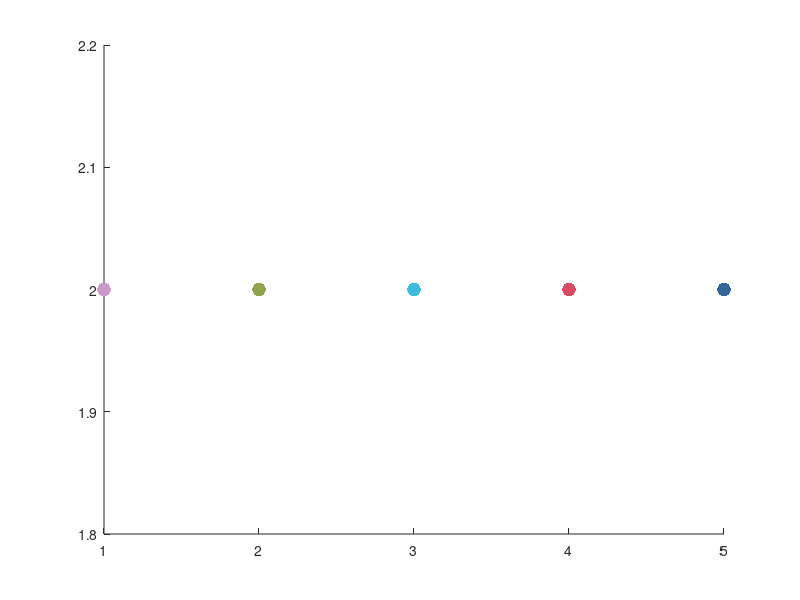

The MATLAB script that drew this image: (Note: this script raises an error after producing the figure.)
%% MTL - PFC publication figures 

%description of the general data set 


%% set environment

%figures should not be docked: 
set(0, 'defaultfigurewindowstyle', 'normal')
%local paths: 

%edit here for local file paths: 
codePre = 'G:\My Drive\GitHub\';
datPre = 'R:\MSS\Johnson_Lab\dtf8829\Pubdat\';
figDat = datPre;
figSavePath = 'R:\MSS\Johnson_Lab\dtf8829\Pubdat\FiguresOut\';

% set paths

addpath(genpath([codePre 'HpcAccConnectivityProject']))
% addpath([codePre 'myFrequentUse'])
% addpath([codePre 'subNetworkDynamics'])
addpath([codePre 'myFrequentUse/export_fig_repo'])
% addpath([codePre 'fieldtrip-20230118'])
% ft_defaults;
regions = {'acc', 'dlPFC', 'hip', 'mtl',  'pPFC'}; 




%% set graphical parameters: 

hitCol = [88, 113, 206] ./ 256; 
missCol = [240, 172, 99] ./ 256; 
sigCol = [.5,.5,.5]; 
sigAlpha = .3; 
errAlpha = .2; 

regColors = [[204, 153, 204]', ...%ACC: dusky pink
             [145, 162, 80]', ... %dlPFC: light forest green
             [61, 187, 218]', ... %hip light blue
             [214, 77, 97]',...   %parahip: dark pink
             [51, 102, 153]']' ./ 255; %polarPFC: dark blue
            

keyRegIdx = [1,2,3,4,5]; 

b2w2r = [[linspace(0,255,128)'; linspace(255,0,128)'], ...
    [linspace(0,255,128)'; linspace(255,0,128)'], [linspace(0,255,128)';...
    linspace(255,0,128)']]/255;
b2w2r(129:end, 1) = 1; 
b2w2r(1:128, 3) = 1; 

linWid = 5; 

%color anchors for custom color map
s = [12, 61, 74]; 
m = [171,189,154]; 
e = [255, 255, 46]; 

s2w2y = [[linspace(s(1),m(1),128)'; linspace(m(1),e(1),128)'], ...
         [linspace(s(2),m(2),128)'; linspace(m(2),e(2),128)'], ...
         [linspace(s(3),m(3),128)'; linspace(m(3),e(3),128)'], ...
         ] / 255;

%color anchors for custom color map
s = [85,25,86];
m = [186,21,77]; 
e = [249,205,15]; 

purpleYellow = [[linspace(s(1),m(1),128)'; linspace(m(1),e(1),128)'], ...
         [linspace(s(2),m(2),128)'; linspace(m(2),e(2),128)'], ...
         [linspace(s(3),m(3),128)'; linspace(m(3),e(3),128)'], ...
         ] / 255;


phaseVals = {'sub', 'ret'}; 

figure
hold on 
for ii = 1:5
    scatter(ii, 2, 100, regColors(ii,:), 'filled')
    text(ii, 2.5, regions{ii})

end




%% Figure 4A-D which frequencies have the most connectivity? and when? 
allConnections2 = load([datPre 'HFBConnections.mat']).allConnections2;
allConnections = load([datPre 'imageConnections.mat']).allConnections;
%connections relative to HFB by frequency: 
pVals = squeeze(allConnections2(keyRegIdx, keyRegIdx, :, :, 4, :)); 
pVals = squeeze(sum(pVals<.05, [1,2])); 

figure('visible', false, 'position', [0,0,600,600])
 
yline(0, 'color', 'k', 'linewidth', linWid)
   
encSpect = sum(pVals(:,:,1), 1) ./ 41 ./ 25; 

y = encSpect; 
plot( y, 'color', 'red', 'linewidth', 4)
hold on   
    
retSpect = sum(pVals(:,:,2), 1) ./ 41 ./ 25;

y =retSpect;  
plot( y, 'color', 'blue', 'linewidth', 4)
ylim([0, .08])
xticks([1:4:20])
xticklabels(round(curDat.frex([1:4:20])))
set(gcf,'color','w');
box off;
ax=gca;ax.LineWidth=4;
export_fig([figSavePath  'Fig4A_' 'CountSigConnections_byFrex_' ...
     '_HFBLocked.jpg'], '-r300')



%connections relative to image by frequency: 
pVals = squeeze(allConnections(keyRegIdx, keyRegIdx, :, :, 4, :)); 
pVals = squeeze(sum(pVals<.05, [1,2])); 

figure('visible', false, 'position', [0,0,600,600])
 
yline(0, 'color', 'k', 'linewidth', linWid)
   
encSpect = sum(pVals(:,:,1), 1) ./ 139 ./ 25; 

y = encSpect; 
plot( y, 'color', 'red', 'linewidth', 4)
hold on   
    
retSpect = sum(pVals(:,:,2), 1) ./ 139 ./ 25;

y =retSpect;  
plot( y, 'color', 'blue', 'linewidth', 4)
ylim([0, .08])
xticks([1:4:20])
xticklabels(round(curDat.frex([1:4:20])))
set(gcf,'color','w');
box off;
ax=gca;ax.LineWidth=4;

export_fig([figSavePath 'Fig4C_' 'CountSigConnections_byFrex_' ...
     '_imageLocked.jpg'], '-r300')

%connections relative to HFB by time: 
pVals = squeeze(allConnections2(keyRegIdx, keyRegIdx, :, :, 4, :)); 
pVals = squeeze(sum(pVals<.05, [1,2])); 

figure('visible', false, 'position', [0,0,600,600])
   
encSpect = sum(pVals(:,:,1), 2) ./ 20 ./ 25; 

y = encSpect; 
plot( y, 'color', 'red', 'linewidth', 4)
hold on   
    
retSpect = sum(pVals(:,:,2), 2) ./ 20 ./ 25;

y =retSpect;  
plot( y, 'color', 'blue', 'linewidth', 4)
ylim([0, .08])
xticks([1:10:41])
xticklabels([-500:250:500])
xline(21, 'linestyle', '--', 'linewidth', linWid, 'color', 'k')
set(gcf,'color','w');
box off;
ax=gca;ax.LineWidth=4;

export_fig([figSavePath 'Fig4B_' 'CountSigConnections_byTime' ...
     '_HFBLocked.jpg'], '-r300')

%connections relative to image by time: 
pVals = squeeze(allConnections(keyRegIdx, keyRegIdx, :, :, 4, :)); 
pVals = squeeze(sum(pVals<.05, [1,2])); 
x = curDat.enc_image_tim'; 
x(x<-450 | x>3000) = []; 
figure('visible', false, 'position', [0,0,600,600])
 
yline(0, 'color', 'k', 'linewidth', linWid)
   
encSpect = sum(pVals(:,:,1), 2) ./ 20 ./ 25; 

y = encSpect; 
plot(x, y, 'color', 'red', 'linewidth', 4)
hold on   
    
retSpect = sum(pVals(:,:,2), 2) ./ 20 ./ 25;

y =retSpect;  
plot(x, y, 'color', 'blue', 'linewidth', 4)

xline(0, 'linestyle', '--', 'linewidth', linWid, 'color', 'k')
ylim([0, .08])
xlim([-450, 3000])
set(gcf,'color','w');
box off;
ax=gca;ax.LineWidth=4;

export_fig([figSavePath 'Fig4D_' 'CountSigConnections_byTime' ...
     '_imageLocked.jpg'], '-r300')
















